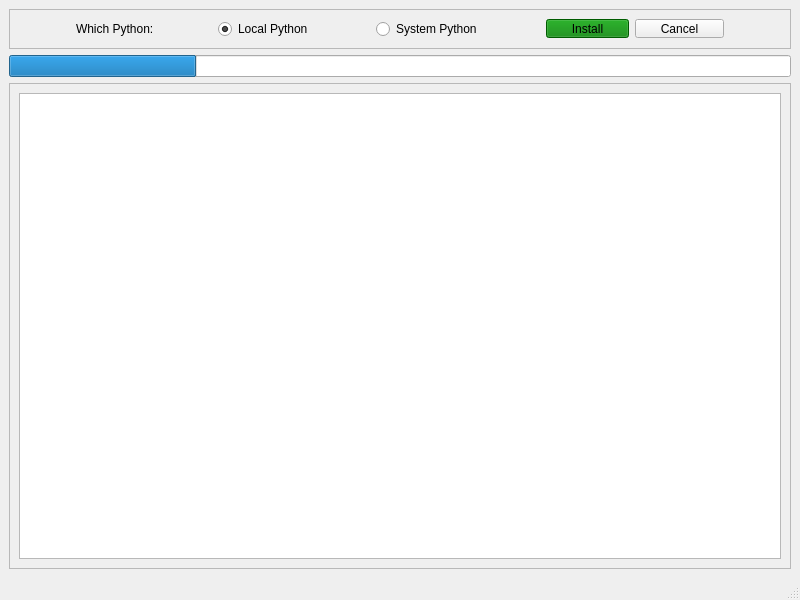
<?xml version="1.0" encoding="UTF-8"?>
<ui version="4.0">
 <class>MainWindow</class>
 <widget class="QMainWindow" name="MainWindow">
  <property name="geometry">
   <rect>
    <x>0</x>
    <y>0</y>
    <width>800</width>
    <height>600</height>
   </rect>
  </property>
  <property name="windowTitle">
   <string>q2go</string>
  </property>
  <property name="styleSheet">
   <string notr="true">QToolButton { padding: 0px 20px }
QToolButton#toolButton_Ok {background: green}</string>
  </property>
  <widget class="QWidget" name="centralwidget">
   <layout class="QVBoxLayout" name="verticalLayout">
    <item>
     <widget class="QFrame" name="frame_toolbar">
      <property name="frameShape">
       <enum>QFrame::Shape::StyledPanel</enum>
      </property>
      <property name="frameShadow">
       <enum>QFrame::Shadow::Raised</enum>
      </property>
      <layout class="QHBoxLayout" name="horizontalLayout">
       <item>
        <spacer name="horizontalSpacer_2">
         <property name="orientation">
          <enum>Qt::Orientation::Horizontal</enum>
         </property>
         <property name="sizeHint" stdset="0">
          <size>
           <width>40</width>
           <height>20</height>
          </size>
         </property>
        </spacer>
       </item>
       <item>
        <widget class="QLabel" name="label">
         <property name="text">
          <string>Which Python:</string>
         </property>
        </widget>
       </item>
       <item>
        <spacer name="horizontalSpacer_4">
         <property name="orientation">
          <enum>Qt::Orientation::Horizontal</enum>
         </property>
         <property name="sizeHint" stdset="0">
          <size>
           <width>40</width>
           <height>20</height>
          </size>
         </property>
        </spacer>
       </item>
       <item>
        <widget class="QRadioButton" name="radioButton_local">
         <property name="text">
          <string>Local Python</string>
         </property>
         <property name="checked">
          <bool>true</bool>
         </property>
        </widget>
       </item>
       <item>
        <spacer name="horizontalSpacer_5">
         <property name="orientation">
          <enum>Qt::Orientation::Horizontal</enum>
         </property>
         <property name="sizeHint" stdset="0">
          <size>
           <width>40</width>
           <height>20</height>
          </size>
         </property>
        </spacer>
       </item>
       <item>
        <widget class="QRadioButton" name="radioButton_system">
         <property name="text">
          <string>System Python</string>
         </property>
        </widget>
       </item>
       <item>
        <spacer name="horizontalSpacer_3">
         <property name="orientation">
          <enum>Qt::Orientation::Horizontal</enum>
         </property>
         <property name="sizeHint" stdset="0">
          <size>
           <width>40</width>
           <height>20</height>
          </size>
         </property>
        </spacer>
       </item>
       <item>
        <widget class="QToolButton" name="toolButton_Ok">
         <property name="text">
          <string>Install</string>
         </property>
         <property name="icon">
          <iconset theme="QIcon::ThemeIcon::GoDown"/>
         </property>
         <property name="toolButtonStyle">
          <enum>Qt::ToolButtonStyle::ToolButtonTextUnderIcon</enum>
         </property>
        </widget>
       </item>
       <item>
        <widget class="QToolButton" name="toolButton_Cancel">
         <property name="text">
          <string>Cancel</string>
         </property>
         <property name="icon">
          <iconset theme="QIcon::ThemeIcon::ApplicationExit"/>
         </property>
         <property name="toolButtonStyle">
          <enum>Qt::ToolButtonStyle::ToolButtonTextUnderIcon</enum>
         </property>
        </widget>
       </item>
       <item>
        <spacer name="horizontalSpacer">
         <property name="orientation">
          <enum>Qt::Orientation::Horizontal</enum>
         </property>
         <property name="sizeHint" stdset="0">
          <size>
           <width>40</width>
           <height>20</height>
          </size>
         </property>
        </spacer>
       </item>
      </layout>
     </widget>
    </item>
    <item>
     <widget class="QProgressBar" name="progressBar">
      <property name="value">
       <number>24</number>
      </property>
      <property name="textVisible">
       <bool>false</bool>
      </property>
     </widget>
    </item>
    <item>
     <widget class="QFrame" name="frame_2">
      <property name="frameShape">
       <enum>QFrame::Shape::StyledPanel</enum>
      </property>
      <property name="frameShadow">
       <enum>QFrame::Shadow::Raised</enum>
      </property>
      <layout class="QHBoxLayout" name="horizontalLayout_2">
       <item>
        <widget class="QTextEdit" name="textEdit_log">
         <property name="readOnly">
          <bool>true</bool>
         </property>
         <property name="html">
          <string>&lt;!DOCTYPE HTML PUBLIC &quot;-//W3C//DTD HTML 4.0//EN&quot; &quot;http://www.w3.org/TR/REC-html40/strict.dtd&quot;&gt;
&lt;html&gt;&lt;head&gt;&lt;meta name=&quot;qrichtext&quot; content=&quot;1&quot; /&gt;&lt;meta charset=&quot;utf-8&quot; /&gt;&lt;style type=&quot;text/css&quot;&gt;
p, li { white-space: pre-wrap; }
hr { height: 1px; border-width: 0; }
li.unchecked::marker { content: &quot;\2610&quot;; }
li.checked::marker { content: &quot;\2612&quot;; }
&lt;/style&gt;&lt;/head&gt;&lt;body style=&quot; font-family:'Segoe UI'; font-size:9pt; font-weight:400; font-style:normal;&quot;&gt;
&lt;p style=&quot;-qt-paragraph-type:empty; margin-top:0px; margin-bottom:0px; margin-left:0px; margin-right:0px; -qt-block-indent:0; text-indent:0px;&quot;&gt;&lt;br /&gt;&lt;/p&gt;&lt;/body&gt;&lt;/html&gt;</string>
         </property>
        </widget>
       </item>
      </layout>
     </widget>
    </item>
   </layout>
  </widget>
  <widget class="QMenuBar" name="menubar">
   <property name="geometry">
    <rect>
     <x>0</x>
     <y>0</y>
     <width>800</width>
     <height>33</height>
    </rect>
   </property>
  </widget>
  <widget class="QStatusBar" name="statusbar"/>
 </widget>
 <resources/>
 <connections/>
</ui>
